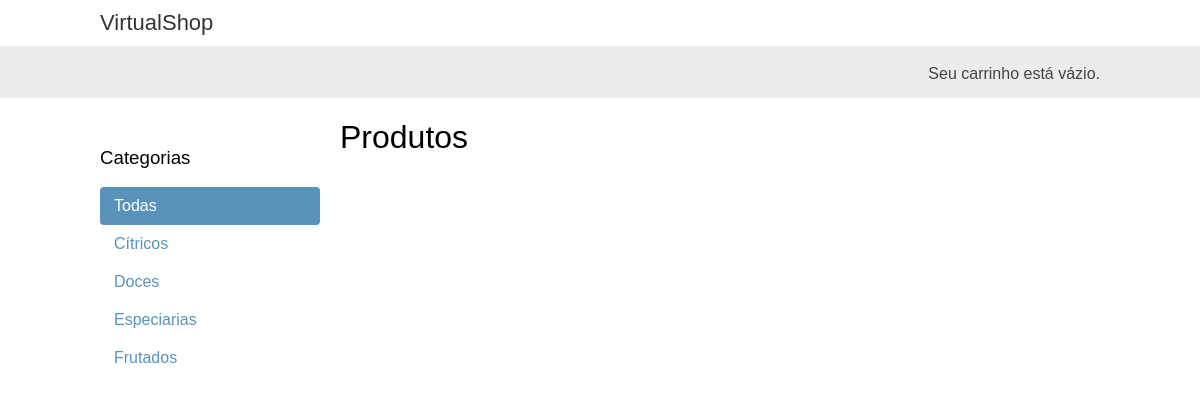
/, run on an earlier commit of the app's database.
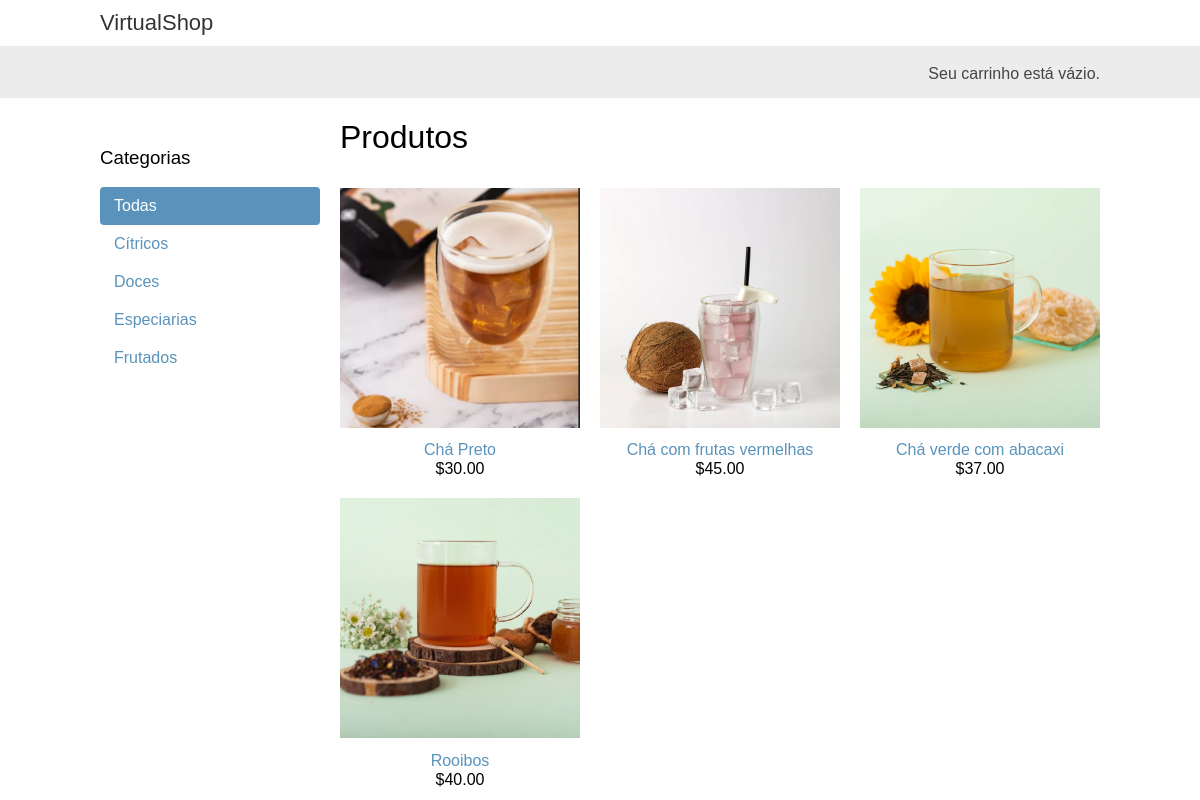
And on a later commit of the database.
### shop/models.py (models this page shows, shortened)
class Categoria(models.Model):
    nome = models.CharField(max_length=200)
    slug = models.SlugField(max_length=200, unique=True)
    class Meta:
        ordering = ['nome']
        indexes = [
            models.Index(fields=['nome']),
        ]
        verbose_name = 'categoria'
        verbose_name_plural = 'categorias'
    class Categoria(models.Model):
        def get_absolute_url(self):
            return reverse(
                'shop:produto_list_por_categoria', args=[self.slug]
            )

class Produto(models.Model):
    categoria = models.ForeignKey(
        Categoria,
        related_name='produtos',
        on_delete=models.CASCADE
    )
    nome=models.CharField(max_length=200)
    slug=models.SlugField(max_length=200)
    imagem=models.ImageField(
        upload_to='produtos/%Y/%m/$d',
        blank=True,
        null=True
    )
    descricao=models.TextField(blank=True)
    preco=models.DecimalField(max_digits=10, decimal_places=2)
    disponivel=models.BooleanField(default=True)
    criado=models.DateTimeField(auto_now_add=True)
    atualizado=models.DateTimeField(auto_now=True)
    class Meta:
        ordering=['nome']
        indexes=[
            models.Index(fields=['id','slug']),
            models.Index(fields=['nome']),
            models.Index(fields=['-criado']),
        ]
    class Produto(models.Model):
        def get_absolute_url(self):
            return reverse(
                'shop:produto_detalhe', args=[self.id, self.slug]
            )
    def get_absolute_url(self):
        return reverse(
            'shop:produto_detalhe', args=[self.id, self.slug]
        )

### shop/views.py (the view)
# urls.py: path('', views.produto_list, name='produto_list'),
def produto_list(request, categoria_slug=None):
    categoria = None
    categorias = Categoria.objects.all()
    produtos = Produto.objects.filter(disponivel=True)
    if categoria_slug:
        categoria = get_object_or_404(Categoria, slug=categoria_slug)
        produtos = produtos.filter(categoria=categoria)
    return render(
        request,
        'shop/produto/list.html',
        {
            'categoria':categoria,
            'categorias':categorias,
            'produtos':produtos
        }
    )

### shop/templates/shop/produto/list.html (shortened to what this page needs)
{% extends 'shop/base.html' %}
{% load static %}
{% block content %}
  <div id="sidebar">
    <h3>Categorias</h3>
    <ul>
      <li {% if not categoria %}class="selected"{% endif %}>
        <a href="{% url 'shop:produto_list' %}">Todas</a>
      </li>
      {% for c in categorias %}
        <li {% if categoria.slug == c.slug %}class="selected"{% endif %}>
          <a href="{{ c.get_absolute_url }}">{{ c.nome }}</a>
        </li>
      {% endfor %}
    </ul>
  </div>
  <div id="main" class="product-list">
    <h1>{% if categoria %}{{ categoria.nome }}{% else %}Produtos{% endif %}</h1>
    {% for produto in produtos %}
      <div class="item">
        <a href="{{ produto.get_absolute_url }}">
          <img src="{% if produto.imagem %}{{ produto.imagem.url }}{% else %}{% static 'img/no_image.png' %}{% endif %}">
        </a>
        <a href="{{ produto.get_absolute_url }}">{{ produto.nome }}</a>
        <br>
        ${{ produto.preco }}
      </div>
    {% endfor %}
  </div>
{% endblock %}

### shop/templates/shop/base.html (shortened to what this page needs)
{% load static %}
<!DOCTYPE html>
<html>
  <head>
    <link rel="stylesheet" href="{% static 'shop/css/base.css' %}">
  </head>
  <body>
    <div id="header">
      <a href="/" class="logo">VirtualShop</a>
    </div>
    <div id="subheader">
      <div class="cart">
        {% with total_items=cart|length %}
          {% if total_items > 0 %}
            Seu carrinho:
            <a href="{% url 'cart:cart_detalhe' %}">
              {{ total_items }} item{{ total_items|pluralize }},
              ${{ cart.get_total_price }}
            </a>
          {% elif not order %}
            Seu carrinho está vázio.
          {% endif %}
        {% endwith %}
      </div>
    </div>
    <div id="content">
      {% block content %}
      {% endblock %}
    </div>
  </body>
</html>

### static/shop/css/base.css (style rules this page uses)
body { margin:0; padding:0; font-family:helvetica, sans-serif; }
h1, h2, h3, h4, h5 , h6 { font-family: 'Ubuntu', sans-serif; font-weight:normal; }
a { text-decoration:none; color:#5993bb; }
#header { padding:10px 100px; font-size:18px; overflow:auto; }
#subheader { background:#ececec; color:#444; padding:15px 100px; overflow:auto; }
#header .logo { font-family: 'Ubuntu', sans-serif; float:left; color:#333; font-size:22px; margin-right:10%; }
#subheader .cart { float:right; padding-top:4px; }
#content { padding:0 100px; overflow:hidden; }
#sidebar { width:220px; padding:30px 20px 0 0; float:left; }
#sidebar ul { margin:0; padding:0; }
#sidebar ul li { margin:0; list-style:none; padding:10px 14px; }
#sidebar ul li a { display:block; }
#sidebar ul li.selected { background:#5993bb; border-radius:4px; }
#sidebar ul li.selected a { color:#fff; }
#main { float:left; width: 96%; margin-right:-220px; overflow:hidden; }
.product-list .item { width:25%; padding:10px 20px 10px 0; float:left; text-align:center; line-height:1.2; }
.product-list .item img { width:100%; margin-bottom:8px; }

What changed in the data, as far as the page shows it:
added Produto: imagem (picture), nome "Chá Preto", preco "30.00"
added Produto: imagem (picture), nome "Chá com frutas vermelhas", preco "45.00"
added Produto: imagem (picture), nome "Chá verde com abacaxi", preco "37.00"
added Produto: imagem (picture), nome "Rooibos", preco "40.00"
